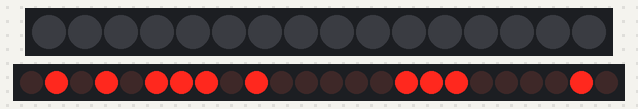
Simulated run of this sketch. Board: Arduino Uno, built with avr-gcc and run on an emulated ATmega328P. Parts: 16 RGB LEDs in strip order, left to right, 24 shift-register outputs drawn as a row of LEDs (first output left, lit = HIGH). Dim RGB values are drawn brighter than linear; random numbers use the default seed unless the sketch sets one.

Above: at 0.1 s.
At 9.29 s:
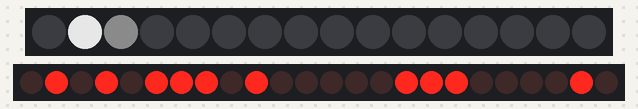
At 10.84 s:
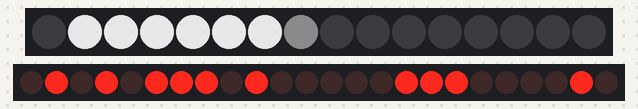
At 12.71 s:
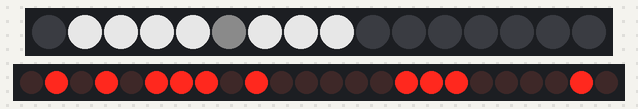
At 16.13 s:
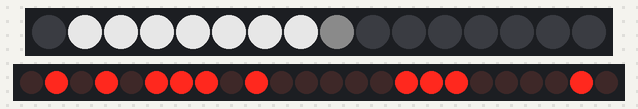
At 39.63 s:
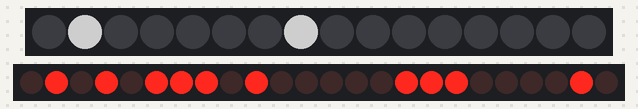

The sketch:

Avalanche.ino
```cpp
//
// http://kalshagar.wikispaces.com/Avalanche
// By AlanFromJapan 2012/10/16
// Feel free to reuse
//

/*
TLC5940 lib comment
 Basic Pin setup:
 ------------                                  ---u----
 ARDUINO   13|-> SCLK (pin 25)           OUT1 |1     28| OUT channel 0
 12|                           OUT2 |2     27|-> GND (VPRG)
 11|-> SIN (pin 26)            OUT3 |3     26|-> SIN (pin 11)
 10|-> BLANK (pin 23)          OUT4 |4     25|-> SCLK (pin 13)
 9|-> XLAT (pin 24)             .  |5     24|-> XLAT (pin 9)
 8|                             .  |6     23|-> BLANK (pin 10)
 7|                             .  |7     22|-> GND
 6|                             .  |8     21|-> VCC (+5V)
 5|                             .  |9     20|-> 2K Resistor -> GND
 4|                             .  |10    19|-> +5V (DCPRG)
 3|-> GSCLK (pin 18)            .  |11    18|-> GSCLK (pin 3)
 2|                             .  |12    17|-> SOUT
 1|                             .  |13    16|-> XERR
 0|                           OUT14|14    15| OUT channel 15
 ------------                                  --------

 -  Put the longer leg (anode) of the LEDs in the +5V and the shorter leg
 (cathode) in OUT(0-15).
 -  +5V from Arduino -> TLC pin 21 and 19     (VCC and DCPRG)
 -  GND from Arduino -> TLC pin 22 and 27     (GND and VPRG)
 -  digital 3        -> TLC pin 18            (GSCLK)
 -  digital 9        -> TLC pin 24            (XLAT)
 -  digital 10       -> TLC pin 23            (BLANK)
 -  digital 11       -> TLC pin 26            (SIN)
 -  digital 13       -> TLC pin 25            (SCLK)
 -  The 2K resistor between TLC pin 20 and GND will let ~20mA through each
 LED.  To be precise, it's I = 39.06 / R (in ohms).  This doesn't depend
 on the LED driving voltage.
 - (Optional): put a pull-up resistor (~10k) between +5V and BLANK so that
 all the LEDs will turn off when the Arduino is reset.

 If you are daisy-chaining more than one TLC, connect the SOUT of the first
 TLC to the SIN of the next.  All the other pins should just be connected
 together:
 BLANK on Arduino -> BLANK of TLC1 -> BLANK of TLC2 -> ...
 XLAT on Arduino  -> XLAT of TLC1  -> XLAT of TLC2  -> ...
 The one exception is that each TLC needs it's own resistor between pin 20
 and GND.

 This library uses the PWM output ability of digital pins 3, 9, 10, and 11.
 Do not use analogWrite(...) on these pins.

 This sketch does the Knight Rider strobe across a line of LEDs.

 Alex Leone <acleone ~AT~ gmail.com>, 2009-02-03 */

#include "Tlc5940.h"


//Pin connected to ST_CP of 74HC595
int latchPin = 18;
//Pin connected to SH_CP of 74HC595
int clockPin = 19;
////Pin connected to DS of 74HC595
int dataPin = 5;

void setup()
{
   /* Call Tlc.init() to setup the tlc.
    You can optionally pass an initial PWM value (0 - 4095) for all channels.*/
   Tlc.init();

   pinMode(latchPin, OUTPUT);
   pinMode(clockPin, OUTPUT);
   pinMode(dataPin, OUTPUT);

   //random seed on a unplugged pin
   randomSeed(analogRead(0));

}

void shiftOutX(uint8_t pR, uint8_t pG, uint8_t pB)
{
   //PD5 = data
   //PC5 = clock
   //PC4 = latch

   //digitalWrite(latchPin, LOW);
   PORTC &= 0b11101111; // ~PC4

   for (uint8_t j = 0; j < 3; j++){
      uint8_t vVal = pB;
      switch (j){
         //case 0: vVal = pB; break;
      case 1:
         vVal = pG;
         break;
      case 2:
         vVal = pR;
         break;
      }

      for (uint8_t i = 0; i < 8; i++)  {
         //digitalWrite(dataPin, !!(val & (1 << (7 - i))));
         if ((vVal & (1 << i)) == 0){
            PORTD &= 0b11011111;
         }
         else {
            PORTD |= 0b00100000;
         }

         //Clock up-down
         //digitalWrite(clockPin, HIGH);
         PORTC |= 0b00100000; // ~PC5

         //just a little time to make sure the registers have time to read
         //asm volatile("nop\n\t"::);
         //-> not needed, just need a few ns according datasheet, at 16MHz the CPU match the requirement even without temporization

         //digitalWrite(clockPin, LOW);
         PORTC &= 0b11011111; // ~PC5
      }
   }

   //digitalWrite(latchPin, HIGH);
   PORTC |= 0b00010000; // ~PC4
}

void writeRGB (int pR, int pG, int pB){

   shiftOutX(pR,pG,pB);
   /*
    // take the latchPin low so
    // the LEDs don't change while you're sending in bits:
    digitalWrite(latchPin, LOW);

    //blue
    // shift out the bits:
    shiftOut(dataPin, clockPin, MSBFIRST, pB);

    //green
    // shift out the bits:
    shiftOut(dataPin, clockPin, MSBFIRST, pG);

    //red
    // shift out the bits:
    shiftOut(dataPin, clockPin, MSBFIRST, pR);

    //take the latch pin high so the LEDs will light up:
    digitalWrite(latchPin, HIGH);
    */
}

/***************************************************************************************/
/***************************************************************************************/
void allAtTheSameTime()
{
   // take the latchPin low so
   // the LEDs don't change while you're sending in bits:
   digitalWrite(latchPin, LOW);

   //blue
   // shift out the bits:
   shiftOut(dataPin, clockPin, MSBFIRST, random(256));

   //green
   // shift out the bits:
   shiftOut(dataPin, clockPin, MSBFIRST, random(256));

   //red
   // shift out the bits:
   shiftOut(dataPin, clockPin, MSBFIRST, random(256));

   //and ground
   int vGround = random(256);
   while (vGround == 0){
      vGround = random(256);
   }

   //take the latch pin high so the LEDs will light up:
   digitalWrite(latchPin, HIGH);


   int vStep = 25 + random(100);
   int vDelay = 25 + random(150);
   int vMax = 3000; //4095

   //light up
   for (int i =0; i < vMax; i += vStep){
      for (int j =1; j <= 8; j++){
         if ((vGround & (j-1)) != 0){
            Tlc.set(j, i);
         }
      }
      Tlc.update();
      delay (vDelay);
   }

   //light down
   for (int i =vMax; i > 0; i -= vStep){
      for (int j =1; j <= 8; j++){
         if ((vGround & (j-1)) != 0){
            Tlc.set(j, i);
         }
      }
      Tlc.update();
      delay (vDelay);
   }

   //Zero
   for (int j =1; j <= 8; j++){
      Tlc.set(j, 0);
   }
   Tlc.update();

   //wait a little before next round
   delay (500 * random(8) + 500);
}


/***************************************************************************************/
/***************************************************************************************/
void colorPerColor()
{
   int vR = random(256);
   int vG = random(256);
   int vB = random(256);

   //and ground
   int vGround = random(256);
   while (vGround == 0){
      vGround = random(256);
   }

   int vStep = 25 + random(50);
   int vDelay = 25 + random(50);
   int vMax = 3000; //4095

   int vRout, vGout, vBout;
   vRout = 0;
   vRout = 0;
   vBout = 0;

   uint8_t vColorFlag = 0;

   while (vColorFlag != 0x07){
      //choose one color
      int vBit = random(3);
      while ((vColorFlag & (1 << vBit)) != 0){
         vBit = random(3);
      }

      vColorFlag |= (1 << vBit);

      switch(vBit){
      case 0:
         vRout = vR;
         break;
      case 1:
         vGout = vG;
         break;
      case 2:
         vBout = vB;
         break;
      }

      // take the latchPin low so
      // the LEDs don't change while you're sending in bits:
      digitalWrite(latchPin, LOW);

      //blue
      // shift out the bits:
      shiftOut(dataPin, clockPin, MSBFIRST, vBout);

      //green
      // shift out the bits:
      shiftOut(dataPin, clockPin, MSBFIRST, vGout);

      //red
      // shift out the bits:
      shiftOut(dataPin, clockPin, MSBFIRST, vRout);

      //take the latch pin high so the LEDs will light up:
      digitalWrite(latchPin, HIGH);


      //light up
      for (int i =0; i < vMax; i += vStep){
         for (int j =1; j <= 8; j++){
            if ((vGround & (j-1)) != 0){
               Tlc.set(j, i);
            }
         }
         Tlc.update();
         delay (vDelay);
      }

   }
   //light down
   for (int i =vMax; i > 0; i -= vStep){
      for (int j =1; j <= 8; j++){
         if ((vGround & (j-1)) != 0){
            Tlc.set(j, i);
         }
      }
      Tlc.update();
      delay (vDelay);
   }

   //Zero
   for (int j =1; j <= 8; j++){
      Tlc.set(j, 0);
   }
   Tlc.update();

   //wait a little before next round
   delay (500 * random(10) + 500);
}


/***************************************************************************************/
/***************************************************************************************/
void aLaMatrix()
{
   int vR = 1 << random(8);
   int vG = 1 << random(8);
   int vB = 1 << random(8);

   //and ground
   int vGround = 0;

   int vStep = 100 + random(150);
   int vDelay = 10 + random(25);
   int vMax = 3000; //4095

   int vRout, vGout, vBout;
   vRout = 0;
   vGout = 0;
   vBout = 0;

   uint8_t vColorFlag = 0;

   while (vColorFlag != 0x07){
      //choose one color
      int vBit = random(3);
      while ((vColorFlag & (1 << vBit)) != 0){
         vBit = random(3);
      }

      vColorFlag |= (1 << vBit);

      switch(vBit){
      case 0:
         vRout = vR;
         break;
      case 1:
         vGout = vG;
         break;
      case 2:
         vBout = vB;
         break;
      }

      /*
      // take the latchPin low so
       // the LEDs don't change while you're sending in bits:
       digitalWrite(latchPin, LOW);

       //blue
       // shift out the bits:
       shiftOut(dataPin, clockPin, MSBFIRST, vBout);

       //green
       // shift out the bits:
       shiftOut(dataPin, clockPin, MSBFIRST, vGout);

       //red
       // shift out the bits:
       shiftOut(dataPin, clockPin, MSBFIRST, vRout);

       //take the latch pin high so the LEDs will light up:
       digitalWrite(latchPin, HIGH);
       */
      writeRGB(vRout, vGout, vBout);


      //light up
      for (int j =1; j <= 8; j++){
         for (int i =0; i < vMax; i += vStep){
            Tlc.set(j, i);

            Tlc.update();
            delay (vDelay);
         }
      }

   }
   //light down
   for (int i =vMax; i > 0; i -= vStep){
      for (int j =1; j <= 8; j++){
         Tlc.set(j, i);

      }
      Tlc.update();
      delay (vDelay);
   }

   //Zero
   for (int j =1; j <= 8; j++){
      Tlc.set(j, 0);
   }
   Tlc.update();

   //wait a little before next round
   delay (500 * random(8) + 500);
}


/***************************************************************************************/
/***************************************************************************************/
void oneCell()
{
   int vR = 0x02;
   int vG = 0x02;
   int vB = 0x00;

   //and ground
   int vGround = 0;

   int vStep = 10 + random(15);
   int vDelay = 2;
   int vMax = 3000; //4095

   int vRout, vGout, vBout;
   vRout = vR;
   vGout = vG;
   vBout = 0;


   //light up
   for (int j =1; j <= 8; j++){
      for (int i =0; i < vMax; i += vStep){
         /*
         writeRGB(0, 0x40, 0);
          Tlc.set(j, i);
          Tlc.update();
          delay (vDelay);
          */

         writeRGB(0x40, 0, 0);
         Tlc.set(j, i);
         Tlc.update();
         delay (vDelay);


         writeRGB(0, 0, 0x02);
         Tlc.set(j, i);
         Tlc.update();
         delay (vDelay);
      }
   }


   //light down
   for (int i =vMax; i > 0; i -= vStep){
      for (int j =1; j <= 8; j++){
         Tlc.set(j, i);

      }
      Tlc.update();
      delay (vDelay);
   }

   //Zero
   for (int j =1; j <= 8; j++){
      Tlc.set(j, 0);
   }
   Tlc.update();

   //wait a little before next round
   delay (1000);
}


/***************************************************************************************/
/***  Fade in/fade out a few leds, one by one                                        ***/
/***************************************************************************************/
void blingBling1()
{

   int vStep = 5 + random(25);
   int vDelay = 4;
   int vMax = 3000; //4095
   uint8_t vLedsMax = 3 + random(15);

   //light a few leds
   for (uint8_t vLeds = 0; vLeds < vLedsMax; vLeds++){
      uint8_t vR, vG, vB;
      vR = random(2);
      vG = random(2);
      vB = random(2);

      uint8_t vCol, vRow, vGnd, vGnd2;
      vGnd = random(8);
      vGnd2 = random(8);
      vCol = 1 << random(8);
      vRow = 1 << random(8);


      //light up
      for (int i =0; i < vMax; i += vStep){

         if (vR != 0) {
            writeRGB(vRow, 0, 0);
            Tlc.set(1 + vGnd, i);
            Tlc.set(1 + vGnd2, i);
            Tlc.update();
            delay (vDelay);
         }

         if (vG != 0) {
            writeRGB(0, vRow, 0);
            Tlc.set(1 + vGnd, i);
            Tlc.set(1 + vGnd2, i);
            Tlc.update();
            delay (vDelay);
         }

         if (vB != 0) {
            writeRGB(0, 0, vCol);
            Tlc.set(1 + vGnd, i);
            Tlc.set(1 + vGnd2, i);
            Tlc.update();
            delay (vDelay);
         }
      }

      //light down
      for (int i = vMax; i > 0; i -= vStep){

         if (vR != 0) {
            writeRGB(vRow, 0, 0);
            Tlc.set(1 + vGnd, i);
            Tlc.set(1 + vGnd2, i);
            Tlc.update();
            delay (vDelay);
         }

         if (vG != 0) {
            writeRGB(0, vRow, 0);
            Tlc.set(1 + vGnd, i);
            Tlc.set(1 + vGnd2, i);
            Tlc.update();
            delay (vDelay);
         }

         if (vB != 0) {
            writeRGB(0, 0, vCol);
            Tlc.set(1 + vGnd, i);
            Tlc.set(1 + vGnd2, i);
            Tlc.update();
            delay (vDelay);
         }
      }
   }


   //Zero
   for (int j =1; j <= 8; j++){
      Tlc.set(j, 0);
   }
   Tlc.update();

   //wait a little before next round
   delay (1000);
}


/***************************************************************************************/
/***************************************************************************************/
void loop()
{

   int vPattern = random (4);
   switch(vPattern){
   case 0:
      allAtTheSameTime();
      break;
   case 1:
      colorPerColor();
      break;
   case 2:
      blingBling1();
      break;
   case 3:
      aLaMatrix();
      break;

   }


}
```
